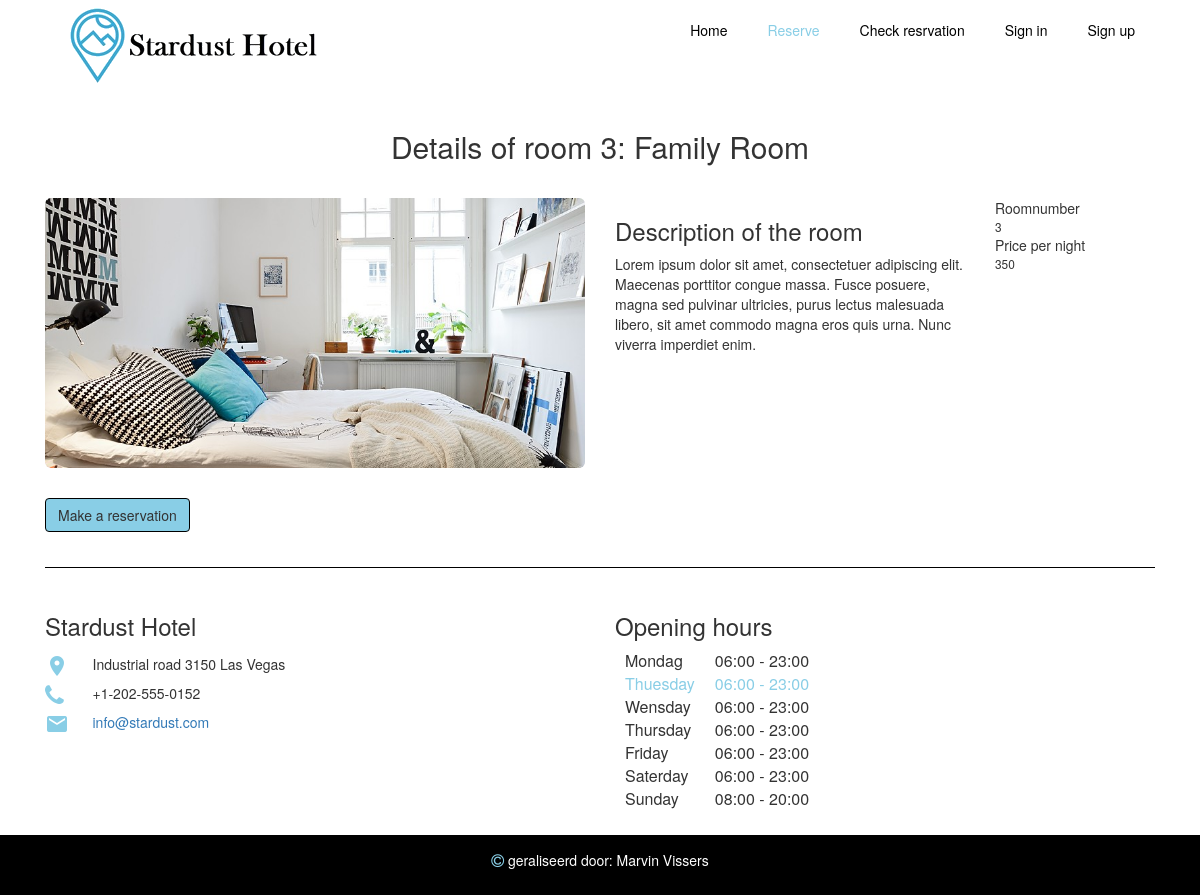
Page /roomdetails.php?kid=3 on the committed database.
### tables this page shows
CREATE TABLE `room` (
  `kid` int(11) NOT NULL,
  `roomnumber` int(25) NOT NULL,
  `room_name` varchar(50) NOT NULL,
  `amount` varchar(50) NOT NULL,
  `description` varchar(5000) NOT NULL,
  `picture` varchar(50) NOT NULL
);

### functions/kamer.php (called while the page is built, shortened)
<?php
    include "entKamer.php";
	class kamer
    {
        private $con;
        function __construct($host, $user, $pass, $dbnaam)
        {
            $this->con = new PDO("mysql: host=$host; dbname=$dbnaam", $user, $pass);
        }
        function detailsRoom($kid){
            $listRoom = array();
            $query = "SELECT * FROM room WHERE kid = $kid";
            $stm = $this->con->prepare($query);
            if($stm->execute())
            {
                $result = $stm->fetchAll(PDO::FETCH_OBJ);
                foreach($result as $resultQuery)
                {
                    $entKamer = new entKamer($resultQuery->kid, $resultQuery->roomnumber, $resultQuery->room_name, $resultQuery->amount, $resultQuery->description, $resultQuery->picture);
                    array_push($listRoom, $entKamer);
                }
                return $listRoom;
            }else {echo "Query did not work, check those damm quotes!";}
        }
    }
?>

### functions/EntKamer.php (called while the page is built, shortened)
<?php
    class EntKamer{
        function __construct($show_kid, $show_roomnumber, $show_room_name, $show_amount, $show_description, $show_picture)
        {
            $this->kid = $show_kid;
            $this->roomnumber = $show_roomnumber;
            $this->room_name = $show_room_name;
            $this->amount = $show_amount;
            $this->description = $show_description;
            $this->picture = $show_picture;
        }
    }
?>

### roomdetails.php (the view, shortened to what this page needs)
<?php
    include 'functions/kamer.php';
    $kamer = new kamer("localhost", "root", "", "stardust");
    if(isset($_GET["kid"]))
	{
        $kid = $_GET["kid"];
        $chosenRoom = $kamer->detailsRoom($kid);
        foreach($chosenRoom as $selectedRoom)
        {
?>
<html>
    <head>
        <link rel="stylesheet" href="css/style.css"/>
        <link rel="stylesheet" href="bootstrap/css/bootstrap-grid.css"/>
        <link rel="stylesheet" href="bootstrap/css/bootstrap.css"/>
        <link rel="stylesheet" href="https://maxcdn.bootstrapcdn.com/bootstrap/3.3.7/css/bootstrap.min.css">
        <link rel="stylesheet" href="https://cdnjs.cloudflare.com/ajax/libs/font-awesome/4.7.0/css/font-awesome.min.css"/>
    </head>
    <body>
        <header>
            <nav class="fixed-top">
                <div class="container">
                    <div class="align-left logo">
                        <a href="index.php"><img src="images/logo.jpg" class="navbar-logo"/></a>
                    </div>
                    <ul>
                        <div class="align-right">
                            <li class="align-left"><a href="index.php">Home</a></li>
                            <li class="align-left"><a class="active" href="reservation.php">Reserve</a></li>
                            <li class="align-left"><a href="check-reservation.php">Check resrvation</a></li>
                            <?php
                                if (isset($_SESSION['email'])){
                                    echo "<li class='align-right'><a href='logout.php'>Log out</a></li>";
                                    echo "<li class='align-right'><a href='home.php'>My acoount</a></li>";
                                }else{
                                    echo "<li class='align-right'><a href='sign-up.php'>Sign up</a></li>";
                                    echo "<li class='ative align-right'><a href='sign-in.php'>Sign in</a></li>";
                                }
                            ?>
                        </div>
                    </ul>
                </div>
            </nav>
        </header>
        <div class="content">
            <section>
                <div class="container">
                    <div class="row">
                        <div class="col-sm-12">
                            <h2 class="align-center extra-padding">Details of room <?php echo $selectedRoom->roomnumber. ": ".$selectedRoom->room_name;?></h2>
                        </div>
                    </div>
                    <div class="row">
                        <div class="col-lg-6 col-md-7">
                            <img src="images/<?php echo $selectedRoom->kid. $selectedRoom->picture; ?>" class="img-responsive img-rounded">
                        </div>
                        <div class="col-lg-4 col-md-5">
                            <h3>Description of the room</h3>
                            <p> <?php echo $selectedRoom->description; ?> </p>
                        </div>
                        <div class="col-lg-2 col-sm-12">
                            <div class="informatie">
                                Roomnumber <br>
                                <small><?php echo $selectedRoom->roomnumber; ?></small>
                            </div>
                            <div class="informatie">
                                Price per night <br>
                                <small><?php echo $selectedRoom->amount; ?></small>
                            </div>
                        </div>
                    </div>
                    <div class="row extra-padding" style="padding-top: 30px;">
                        <div class="col-sm-12">
                            <button class="btn btn-default" type="button" data-toggle="collapse" data-target="#Reserveren" aria-expanded="false" aria-controls="Reserveren">Make a reservation</button>
                        </div>
                    </div>
                </div>
            </section>
        </div>
        <div class="container">
            <div class="zwarte-lijn"><p></p></div>
        </div>
        <footer class="footer">
            <div class="container">
                <div class="row">
                    <div class="col-md-6">
                        <h3>Stardust Hotel</h3>
                        <div class="row" style="padding-top: 5px;">
                            <div class="col-sm-1">
                                <i class="material-icons" style="font-size:24px; color: #89cee6;">place</i>
                            </div>
                            <div class="col-sm-11">
                                Industrial road 3150 Las Vegas
                            </div>
                        </div>
                        <div class="row" style="padding-top: 5px;">
                            <div class="col-sm-1">
                                <i class="fa fa-phone" style="font-size:24px; color: #89cee6;"></i>
                            </div>
                            <div class="col-sm-11">
                                +1-202-555-0152
                            </div>
                        </div>
                        <div class="row" style="padding-top: 5px;">
                            <div class="col-sm-1">
                                <i class="material-icons" style="font-size:24px; color: #89cee6;">email</i>
                            </div>
                            <div class="col-sm-11">
                                <a href="mailto:info@stardust.com">info@stardust.com</a>
                            </div>
                        </div>
                    </div>
                    <div class="col-md-6">
                        <h3>Opening hours</h3>
                        <table class="openingstijden">
                            <tr id="1"> <td>Mondag</td> <td>06:00 - 23:00</td> </tr>
                            <tr id="2"> <td>Thuesday</td> <td>06:00 - 23:00</td> </tr>
                            <tr id="3"> <td>Wensday</td> <td>06:00 - 23:00</td> </tr>
                            <tr id="4"> <td>Thursday</td> <td>06:00 - 23:00</td> </tr>
                            <tr id="5"> <td>Friday</td> <td>06:00 - 23:00</td> </tr>
                            <tr id="6"> <td>Saterday</td> <td>06:00 - 23:00</td> </tr>
                            <tr id="0"> <td>Sunday</td> <td>08:00 - 20:00</td> </tr>
                        </table>
                    </div>
                </div>
            </div>
        </footer>
        <footer>
            <div class="footer-background">
                <div class="container">
                    <div class="row">
                        <div class="col-sm-12">
                            <div class="footer-content">
                                <p>
                                    <div class="content-maker">
                                        <i class="fa fa-copyright" style="font-size:15px; color: #89cee6;"></i> geraliseerd door: <a href="#" class="maker">Marvin Vissers</a>
                                    </div>
                                </p>
                            </div>
                        </div>
                    </div>
                </div>
            </div>
        </footer>
    </body>
</html>
<?php
        }
    }
?>

### css/style.css (style rules this page uses)
html, body { width: 100%; height: 100%; padding: 0; margin: 0; }
.content { padding-top: 110px; }
nav { background-color: #ffffff; width: 100%; margin: 0; padding: 0; overflow: hidden; -webkit-transition: max-height 0.8s; -ms-transition: max-height 0.8s; -moz-transition: max-height 0.8s; -o-transition: max-height 0.8s; transition: max-height 0.8s; }
nav ul { background-color: #ffffff; overflow: hidden; color: black; padding: 0; margin: 0; -webkit-transition: max-height 0.4s; -ms-transition: max-height 0.4s; -moz-transition: max-height 0.4s; -o-transition: max-height 0.4s; transition: max-height 0.4s; }
nav ul li { display: inline-block; padding: 20px; color: black; font-size: 14px; }
nav ul li a { color: black; }
.active { color: #89cee6; }
.align-left { float: left; }
.align-right { float: right; }
.navbar-logo { height: auto; width: auto; }
.btn { background-color: #89cee6 !important; border: 1px solid #000000 !important; }
.highlight { color: #89cee6; }
.openingstijden td { padding: 0 10px 0 10px; }
.footer { padding: 25px; }
.footer-background { background-color: #000000; width: 100%; height: auto; margin: 0px 0px 0px; padding: 0px 0px 15px 0px; }
.footer-content { color: white; }
.zwarte-lijn { height: 1px; width: 100%; background-color: #000000; }
.content-maker { margin: auto; width: 80%; height: auto; text-align: center; padding: 5px 0 0 0; }
.maker { color: inherit; }
.extra-padding { padding-bottom: 25px; }
.align-center { text-align: center; }

### rows in the picture
room: roomnumber "3", room_name "Family Room", picture (picture), description "Lorem ipsum dolor sit amet, consectetuer adipiscing elit. Maecenas porttitor congue massa. Fusce posuere, magna sed pulvinar ultricies, purus lectus malesuada libero, sit amet commodo magna eros quis urna. Nunc viverra imperdiet enim.", amount "350"
